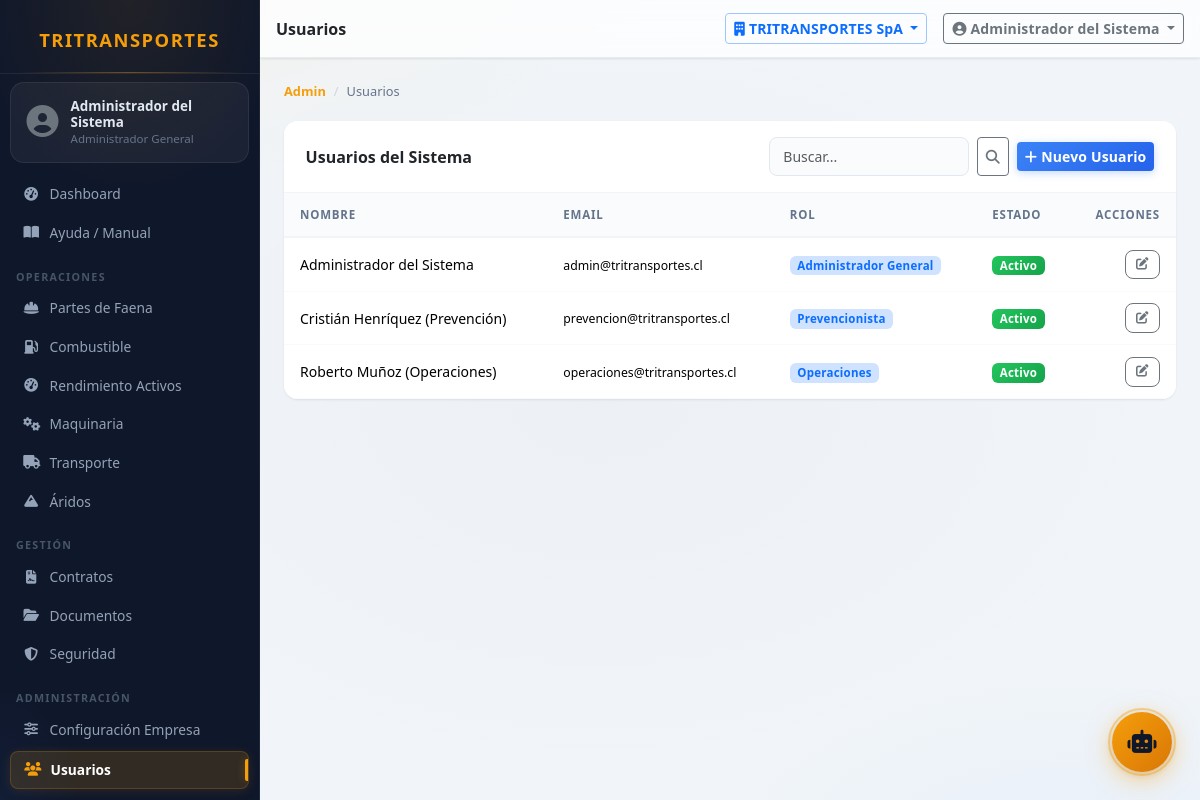
/modules/admin/usuarios.php (signed in), run on the app's committed database.
### tables this page shows
CREATE TABLE IF NOT EXISTS usuarios (
    id            INT UNSIGNED AUTO_INCREMENT PRIMARY KEY,
    empresa_id    INT UNSIGNED NOT NULL,
    trabajador_id INT UNSIGNED,
    email         VARCHAR(120) NOT NULL,
    nombre        VARCHAR(120) NOT NULL,
    password_hash VARCHAR(255) NOT NULL,
    rol_id        INT UNSIGNED NOT NULL,
    activo        TINYINT(1)   NOT NULL DEFAULT 1,
    ultimo_acceso DATETIME,
    created_at    DATETIME     NOT NULL DEFAULT CURRENT_TIMESTAMP,
    updated_at    DATETIME     NOT NULL DEFAULT CURRENT_TIMESTAMP ON UPDATE CURRENT_TIMESTAMP,
    UNIQUE KEY uq_email (email),
    CONSTRAINT fk_usr_emp  FOREIGN KEY (empresa_id)    REFERENCES empresas(id),
    CONSTRAINT fk_usr_trab FOREIGN KEY (trabajador_id) REFERENCES trabajadores(id) ON DELETE SET NULL,
    CONSTRAINT fk_usr_rol  FOREIGN KEY (rol_id)        REFERENCES roles(id)
);

CREATE TABLE IF NOT EXISTS roles (
    id          INT UNSIGNED AUTO_INCREMENT PRIMARY KEY,
    nombre      VARCHAR(80)  NOT NULL,
    descripcion VARCHAR(255),
    activo      TINYINT(1)   NOT NULL DEFAULT 1,
    created_at  DATETIME     NOT NULL DEFAULT CURRENT_TIMESTAMP,
    UNIQUE KEY uq_nombre (nombre)
);

### core/Auth.php (called while the page is built, shortened)
<?php
class Auth {
    public static function check(): bool {
        return !empty($_SESSION['user_id']);
    }
    public static function can(string $modulo, string $accion = 'ver'): bool {
        if (self::isAdmin()) return true;
        return in_array("{$modulo}:{$accion}", $_SESSION['permisos'] ?? [], true);
    }
    public static function isAdmin(): bool {
        return ($_SESSION['rol_nombre'] ?? '') === 'Administrador General';
    }
    public static function user(): array {
        return $_SESSION['user'] ?? [];
    }
    public static function empresaId(): int {
        return (int)($_SESSION['empresa_id'] ?? 0);
    }
    public static function empresaNombre(): string {
        return $_SESSION['empresa_nombre'] ?? ($_SESSION['user']['empresa_nombre'] ?? '');
    }
    public static function canSwitchEmpresa(): bool {
        return self::isAdmin();
    }
    public static function empresasDisponibles(): array {
        if (self::canSwitchEmpresa()) {
            return DB::all("SELECT id, razon_social FROM empresas WHERE activo = 1 ORDER BY razon_social");
        }
        return DB::all("SELECT id, razon_social FROM empresas WHERE id = ? AND activo = 1", [self::homeEmpresaId()]);
    }
    public static function rolNombre(): string {
        return $_SESSION['rol_nombre'] ?? '';
    }
}

### config/database.php (called while the page is built, shortened)
<?php
class DB {
    private static ?PDO $pdo = null;
    public static function conn(): PDO {
        if (self::$pdo === null) {
            $dsn = sprintf('mysql:host=%s;port=%s;dbname=%s;charset=%s', DB_HOST, DB_PORT, DB_NAME, DB_CHARSET);
            self::$pdo = new PDO($dsn, DB_USER, DB_PASS, [
                PDO::ATTR_ERRMODE            => PDO::ERRMODE_EXCEPTION,
                PDO::ATTR_DEFAULT_FETCH_MODE => PDO::FETCH_ASSOC,
                PDO::ATTR_EMULATE_PREPARES   => false,
            ]);
        }
        return self::$pdo;
    }
    public static function run(string $sql, array $p = []): PDOStatement {
        $stmt = self::conn()->prepare($sql);
        $stmt->execute($p);
        return $stmt;
    }
    public static function all(string $sql, array $p = []): array {
        return self::run($sql, $p)->fetchAll();
    }
    public static function count(string $sql, array $p = []): int {
        return (int) self::run($sql, $p)->fetchColumn();
    }
}

### core/Tenant.php (called while the page is built, shortened)
<?php
class Tenant
{
    private static bool $ocupado = false;
    private static ?array $tablasTenant = null;
    public static function tablasTenant(): array
    {
        if (self::$tablasTenant !== null) return self::$tablasTenant;
        try {
            $filas = DB::all(
                "SELECT TABLE_NAME AS t FROM information_schema.COLUMNS
                 WHERE TABLE_SCHEMA = DATABASE() AND COLUMN_NAME = 'empresa_id'"
            );
            $lista = array_column($filas, 't');
        } catch (Throwable) {
            $lista = [];
        }
        return self::$tablasTenant = $lista;
    }
    public static function revisar(string $sql): ?string
    {
        $limpio = self::normalizar($sql);
        $verbo  = strtoupper(strtok(ltrim($limpio), " \t\n("));
        $tablas = self::tablasReferenciadas($limpio, $verbo);
        $sensibles = array_intersect($tablas, self::tablasTenant());
        if (!$sensibles) return null;
        if (stripos($limpio, 'empresa_id') !== false) return null;
        return 'Consulta sobre ' . implode(', ', $sensibles) . ' sin filtro empresa_id';
    }
    public static function verificar(string $sql): void
    {
        $modo = defined('TENANT_MODO') ? TENANT_MODO : 'auditar';
        if ($modo === 'off' || self::$ocupado) return;
        self::$ocupado = true;
        try {
            $motivo = self::revisar($sql);
            if ($motivo === null) return;
        } finally {
            self::$ocupado = false;
        }
    }
    public static function normalizar(string $sql): string
    {
        $sql = preg_replace('/--[^\n]*/', ' ', $sql);
        $sql = preg_replace('/\/\*.*?\*\//s', ' ', $sql);
        return trim(preg_replace('/\s+/', ' ', $sql));
    }
    public static function tablasReferenciadas(string $sql, string $verbo): array
    {
        $tablas = [];
        $cte = [];
        if (preg_match_all('/\b([a-z_][a-z0-9_]*)\s+AS\s*\(/i', $sql, $m)) {
            $cte = array_map('strtolower', $m[1]);
        }
        $patrones = [
            '/\bFROM\s+`?([a-z_][a-z0-9_]*)`?/i',
            '/\bJOIN\s+`?([a-z_][a-z0-9_]*)`?/i',
            '/\bUPDATE\s+`?([a-z_][a-z0-9_]*)`?/i',
            '/\bINSERT\s+INTO\s+`?([a-z_][a-z0-9_]*)`?/i',
        ];
        foreach ($patrones as $p) {
            if (preg_match_all($p, $sql, $m)) {
                foreach ($m[1] as $t) {
                    $t = strtolower($t);
                    $tablas[] = $t;
                }
            }
        }
        return array_values(array_unique($tablas));
    }
}

### modules/admin/usuarios.php (the view, shortened to what this page needs)
<?php
$action = get('action', 'list');
$emp    = Auth::empresaId();
$search = get('q');
$page   = getInt('page', 1);
$where  = "WHERE u.empresa_id = ?";
$params = [$emp];
$total  = DB::count("SELECT COUNT(*) FROM usuarios u $where", $params);
$pag    = paginate($total, $page);
$rows   = DB::all(
    "SELECT u.*, r.nombre AS rol_nombre FROM usuarios u LEFT JOIN roles r ON r.id = u.rol_id $where ORDER BY u.nombre LIMIT {$pag['limit']} OFFSET {$pag['offset']}",
    $params
);
$pageTitle = 'Usuarios';
include ROOT . '/includes/header.php';
?>
<nav aria-label="breadcrumb"><ol class="breadcrumb">
    <li class="breadcrumb-item"><a href="<?= APP_URL ?>/modules/admin/">Admin</a></li>
    <li class="breadcrumb-item active">Usuarios</li>
</ol></nav>
<?php if ($action === 'list'): ?>
<div class="card table-card">
    <div class="card-header d-flex flex-wrap align-items-center gap-2">
        <strong class="me-auto">Usuarios del Sistema</strong>
        <form class="d-flex gap-2" method="GET"><input type="hidden" name="action" value="list">
            <input type="text" name="q" class="form-control form-control-sm" style="width:200px" placeholder="Buscar..." value="<?= h($search) ?>">
            <button class="btn btn-sm btn-outline-secondary"><i class="fas fa-search"></i></button>
        </form>
        <a href="?action=create" class="btn btn-sm btn-primary"><i class="fas fa-plus me-1"></i>Nuevo Usuario</a>
    </div>
    <div class="table-responsive"><table class="table table-hover mb-0">
        <thead><tr><th>Nombre</th><th>Email</th><th>Rol</th><th>Estado</th><th class="text-end">Acciones</th></tr></thead>
        <tbody>
        <?php foreach ($rows as $r): ?>
        <tr>
            <td><?= h($r['nombre']) ?></td>
            <td><small><?= h($r['email']) ?></small></td>
            <td><span class="badge bg-primary-subtle text-primary"><?= h($r['rol_nombre']) ?></span></td>
            <td><?= badgeActivo((int)$r['activo']) ?></td>
            <td class="text-end">
                <a href="?action=edit&id=<?= $r['id'] ?>" class="btn btn-sm btn-outline-secondary btn-action">
                    <i class="fas fa-edit"></i>
                </a>
            </td>
        </tr>
        <?php endforeach; ?>
        </tbody>
    </table></div>
</div>
<?php endif; ?>
<?php include ROOT . '/includes/footer.php'; ?>

### includes/header.php (shortened to what this page needs)
<!DOCTYPE html>
<html lang="es">
<head>
    <link rel="stylesheet" href="https://cdn.jsdelivr.net/npm/bootstrap@5.3.2/dist/css/bootstrap.min.css">
    <link rel="stylesheet" href="https://cdn.jsdelivr.net/npm/@fortawesome/fontawesome-free@6.5.0/css/all.min.css">
    <link rel="stylesheet" href="<?= APP_URL ?>/assets/css/app.css?v=5">
</head>
<body>
<?php include ROOT . '/includes/sidebar.php'; ?>
<div class="main-content" id="mainContent">
    <nav class="top-navbar navbar navbar-expand navbar-light bg-white border-bottom px-3 py-2">
        <span class="fw-semibold text-dark"><?= h($pageTitle) ?></span>
        <div class="ms-auto d-flex align-items-center gap-3">
            <?php
                $empresasDisp = Auth::empresasDisponibles();
                $puedeCambiar = Auth::canSwitchEmpresa() && count($empresasDisp) > 1;
                $empActiva    = Auth::empresaNombre();
            ?>
            <?php if ($puedeCambiar): ?>
            <div class="dropdown">
                <button class="btn btn-sm btn-primary-subtle text-primary border border-primary-subtle dropdown-toggle fw-semibold"
                        type="button" data-bs-toggle="dropdown" title="Cambiar empresa activa">
                    <i class="fas fa-building me-1"></i><?= h($empActiva) ?>
                </button>
            </div>
            <?php else: ?>
            <span class="badge bg-primary-subtle text-primary border border-primary-subtle">
                <i class="fas fa-building me-1"></i><?= h($empActiva) ?>
            </span>
            <?php endif; ?>
            <div class="dropdown">
                <button class="btn btn-sm btn-outline-secondary dropdown-toggle" type="button" data-bs-toggle="dropdown">
                    <i class="fas fa-user-circle me-1"></i><?= h(Auth::user()['nombre'] ?? '') ?>
                </button>
            </div>
        </div>
    </nav>
    <div class="page-content p-4">

### includes/sidebar.php (shortened to what this page needs)
<?php
$uri = $_SERVER['REQUEST_URI'] ?? '';
function navLink(string $href, string $icon, string $label, string $uri, array $excluir = []): string {
    $active = strpos($uri, $href) !== false;
    $cls = $active ? ' active' : '';
    return "<li class=\"nav-item\"><a class=\"nav-link{$cls}\" href=\"" . APP_URL . $href . "\">"
         . "<i class=\"fas fa-{$icon} nav-icon\"></i><span>{$label}</span></a></li>";
}
function navSection(string $label): string {
    return "<li class=\"nav-section\">{$label}</li>";
}
?>
<div class="sidebar" id="sidebar">
    <div class="sidebar-brand">
        <a href="<?= APP_URL ?>/modules/dashboard/" class="brand-link text-decoration-none d-block text-center py-1">
            <span style="font-size:1.15rem; font-weight:900; letter-spacing:.08em; color:#f59e0b; font-family:'Segoe UI',sans-serif;">TRITRANSPORTES</span>
        </a>
    </div>
    <div class="sidebar-user">
        <div class="user-avatar">
            <i class="fas fa-user-circle fa-2x text-secondary"></i>
        </div>
        <div class="user-info">
            <div class="user-name"><?= h(Auth::user()['nombre'] ?? 'Usuario') ?></div>
            <div class="user-role"><?= h(Auth::rolNombre()) ?></div>
        </div>
    </div>
    <nav class="sidebar-nav">
        <ul class="nav flex-column">
            <?= navLink('/modules/dashboard/', 'tachometer-alt', 'Dashboard', $uri) ?>
            <?= navLink('/modules/admin/pdf_manual', 'book-open', 'Ayuda / Manual', $uri) ?>
            <?= navSection('OPERACIONES') ?>
            <?php if (Auth::can('faena')): ?>
                <?= navLink('/modules/faena/', 'hard-hat', 'Partes de Faena', $uri) ?>
            <?php endif; ?>
            <?php if (Auth::can('combustible')): ?>
                <?= navLink('/modules/combustible/', 'gas-pump', 'Combustible', $uri, ['/modules/combustible/rendimiento']) ?>
                <?= navLink('/modules/combustible/rendimiento', 'gauge-high', 'Rendimiento Activos', $uri) ?>
            <?php endif; ?>
            <?php if (Auth::can('maquinaria')): ?>
                <?= navLink('/modules/maquinaria/', 'cogs', 'Maquinaria', $uri) ?>
            <?php endif; ?>
            <?php if (Auth::can('transporte')): ?>
                <?= navLink('/modules/transporte/', 'truck', 'Transporte', $uri) ?>
            <?php endif; ?>
            <?php if (Auth::can('aridos')): ?>
                <?= navLink('/modules/aridos/', 'mountain', 'Áridos', $uri) ?>
            <?php endif; ?>
            <?= navSection('GESTIÓN') ?>
            <?php if (Auth::can('contratos')): ?>
                <?= navLink('/modules/contratos/', 'file-contract', 'Contratos', $uri) ?>
            <?php endif; ?>
            <?php if (Auth::can('documentos')): ?>
                <?= navLink('/modules/documentos/', 'folder-open', 'Documentos', $uri) ?>
            <?php endif; ?>
            <?php if (Auth::can('seguridad')): ?>
                <?= navLink('/modules/seguridad/', 'shield-alt', 'Seguridad', $uri) ?>
            <?php endif; ?>
            <?php if (Auth::isAdmin()): ?>
                <?= navSection('ADMINISTRACIÓN') ?>
                <?= navLink('/modules/admin/empresa_setup',        'sliders-h',      'Configuración Empresa', $uri) ?>
                <?= navLink('/modules/admin/usuarios',             'users',          'Usuarios',              $uri) ?>
                <?= navLink('/modules/admin/roles',                'user-tag',       'Roles',                 $uri) ?>
            <?php endif; ?>
        </ul>
    </nav>
</div>

### core/Helpers.php (shortened to what this page needs)
<?php
function h(mixed $s): string {
    return htmlspecialchars((string)$s, ENT_QUOTES | ENT_HTML5, 'UTF-8');
}
function get(string $key, string $default = ''): string {
    return isset($_GET[$key]) ? trim((string)$_GET[$key]) : $default;
}
function getInt(string $key, int $default = 0): int {
    return isset($_GET[$key]) ? (int)$_GET[$key] : $default;
}
function paginate(int $total, int $page, int $limit = RECORDS_PER_PAGE): array {
    $pages  = (int)ceil($total / $limit);
    $page   = max(1, min($page, $pages ?: 1));
    $offset = ($page - 1) * $limit;
    return compact('total', 'pages', 'page', 'limit', 'offset');
}
function badgeActivo(int $activo): string {
    return $activo
        ? '<span class="badge bg-success">Activo</span>'
        : '<span class="badge bg-secondary">Inactivo</span>';
}

### data on the page
usuarios: nombre "Administrador del Sistema", email "admin@tritransportes.cl", rol.nombre "Administrador General", activo "Activo"
usuarios: nombre "Cristián Henríquez (Prevención)", email "prevencion@tritransportes.cl", rol.nombre "Prevencionista", activo "Activo"
usuarios: nombre "Roberto Muñoz (Operaciones)", email "operaciones@tritransportes.cl", rol.nombre "Operaciones", activo "Activo"

### other printed values
Auth::rolNombre() "Administrador General"
$label "Dashboard Ayuda / Manual Partes de Faena Combustible Rendimiento Activos Maquinaria Transporte Áridos Contratos Documentos Seguridad Configuración Empresa Usuarios"
$label "OPERACIONES GESTIÓN ADMINISTRACIÓN"
$pageTitle "Usuarios"
$empActiva "TRITRANSPORTES SpA"
